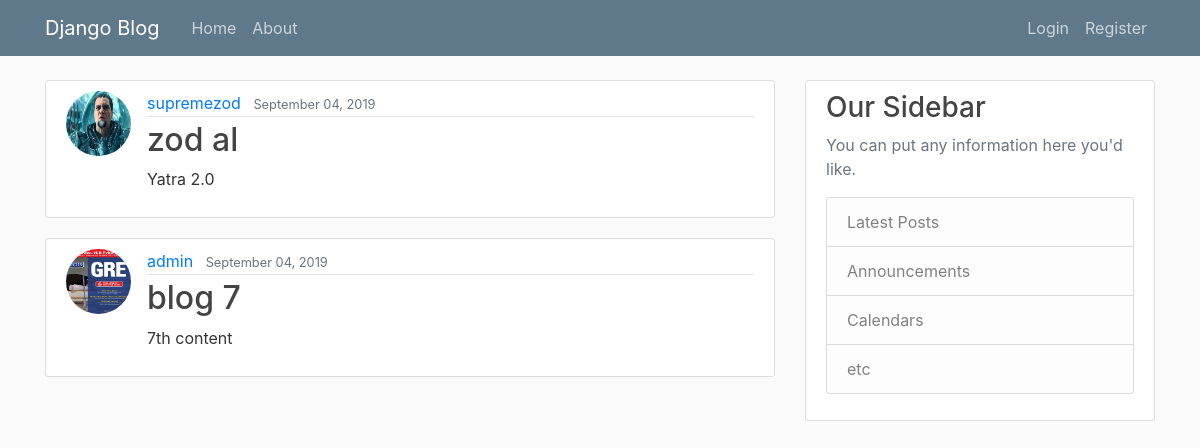
The page / on the database its author committed.
### blog/models.py (models this page shows, shortened)
class Post(models.Model):
    title = models.CharField(max_length=100)
    content = models.TextField()
    date_posted = models.DateTimeField(default=timezone.now)
    author = models.ForeignKey(User, on_delete= models.CASCADE)

### users/models.py (models this page shows, shortened)
class Profile(models.Model):
    user = models.OneToOneField(User, on_delete=models.CASCADE)
    image = models.ImageField(default='default.jpg', upload_to='profile_pics')

### blog/views.py (the view)
# urls.py: path('', PostListView.as_view(), name='blog-home'),
class PostListView( ListView):
    model = Post
    template_name = 'blog/home.html' #<app>/<model>_<viewtype>.html
    context_object_name = 'posts_context'
    ordering = ['-date_posted']
    paginate_by = 2

### blog/templates/blog/home.html
{% extends 'blog/base.html' %}
{% block content %}
    {% for post in posts_context%}
    <article class="media content-section">
        <img class="rounded-circle article-img" src = "{{post.author.profile.image.url}}">
        <div class="media-body">
            <div class="article-metadata">
                <a class="mr-2" href="#">{{ post.author }}</a>
                <small class="text-muted">{{ post.date_posted|date:"F d, Y" }}</small>
            </div>
            <h2><a class="article-title" href="{%url 'post-detail' post.id %}">{{ post.title }}</a></h2>
            <p class="article-content">{{ post.content }}</p>
        </div>
    </article>
    {% endfor %}
{% endblock content %}

### blog/static/blog/main.css (style rules this page uses)
body { background: #fafafa; color: #333333; margin-top: 5rem; }
h1, h2, h3, h4, h5, h6 { color: #444444; }
.content-section { background: #ffffff; padding: 10px 20px; border: 1px solid #dddddd; border-radius: 3px; margin-bottom: 20px; }
.article-title { color: #444444; }
.article-content { white-space: pre-line; }
.article-img { height: 65px; width: 65px; margin-right: 16px; }
.article-metadata { padding-bottom: 1px; margin-bottom: 4px; border-bottom: 1px solid #e3e3e3 }

### rows shown on the page
Post: author.profile.image (placeholder picture), author "supremezod", date_posted "September 04, 2019", title "zod al", content "Yatra 2.0"
Post: author.profile.image (picture), author "admin", date_posted "September 04, 2019", title "blog 7", content "7th content"
